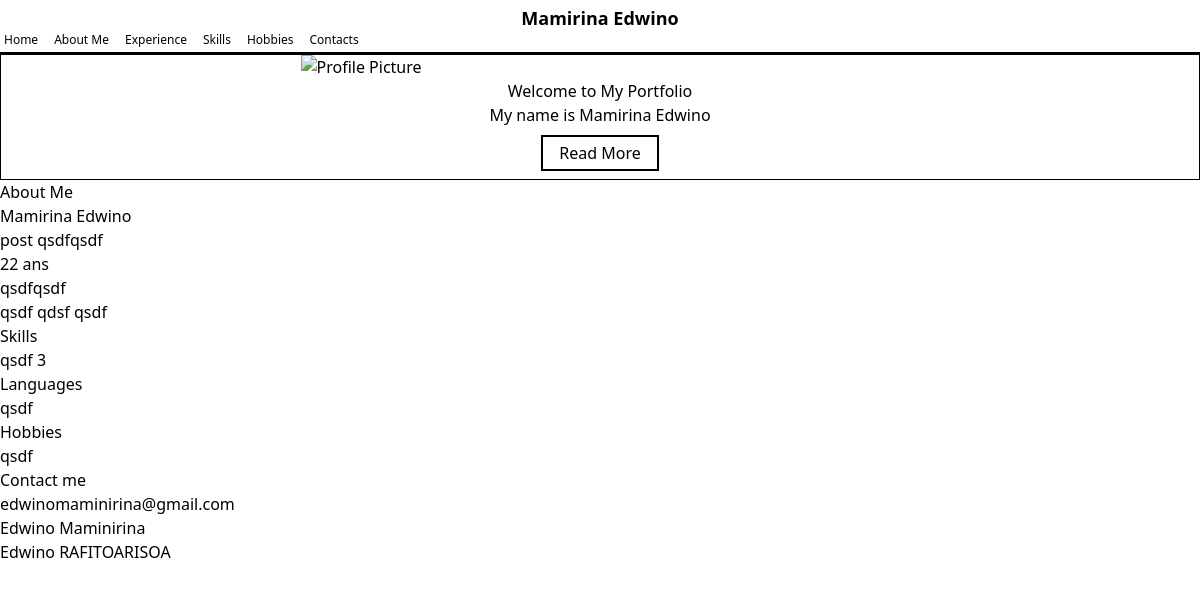
The app's page /port/edwinoqsdfqsdf with its own data.
### user.py (models this page shows)
class UserDB(Base):
    __tablename__ = "users"
    id = Column(Integer, primary_key=True, index=True)
    username = Column(String, unique=True, index=True)
    email = Column(String, unique=True, index=True)
    last_name = Column(String)
    first_name = Column(String)
    adress = Column(String)
    phone = Column(String)
    age = Column(Integer)
    role = Column(String, default="user")
    is_active = Column(Boolean, default=True)
    hashed_password = Column(String)
    facebook = Column(String)
    linkedin = Column(String)
    portfolios = relationship("portfolio", back_populates="user")

### portfolio/model.py (models this page shows)
class portfolio(Base):
	__tablename__ = 'portfolio'
	id = Column(Integer, primary_key=True, index=True)
	lien_portfolio= Column(String(255), nullable= False)
	template= Column(Integer, nullable= False)
	titre= Column(String(255), nullable= False)
	photo= Column(String(255), nullable= True, default="default.png")
	lettre_introduction= Column(String(255), nullable= False)
	loisir= Column(JSON, nullable= False)
	domaine= Column(String(255), nullable= False)
	parcours= Column(JSON, nullable= False)
	experience_professionnelle= Column(JSON, nullable= False)
	nombre_visite= Column(Integer, nullable= False)
	skills= Column(JSON, nullable= False)
	langue= Column(JSON, nullable= False)
	id_user= Column(Integer, ForeignKey("users.id"), nullable=False)
	user = relationship("UserDB", back_populates="portfolios")

### main.py (the view)
@app.get("/port/{lien_portfolio}")
async def get_portfolio_by_lien_portfolio(lien_portfolio: str, request: Request,db: Session = Depends(get_db) ):
	db_portfolio = db.query(portfolio).join(UserDB).filter(portfolio.lien_portfolio == lien_portfolio).first()
	if not db_portfolio:
		raise HTTPException(status_code=404, detail="portfolio not found")
	return templates.TemplateResponse(template_list[db_portfolio.template], {"request": request, "portfolio": db_portfolio})

### template/template1.html (shortened to what this page needs)
<!DOCTYPE html>
<html lang="en">
<head>
    <link rel="stylesheet" href="{{ url_for('static', path='/css/app.css') }}">
    <link rel="stylesheet" href="../static/css/app.css">
</head>
<body>
    <header class="w-full border-b-2 border-black flex flex-wrap items-center p-1 text-xs sticky top-0 bg-white ">
        <span class="font-bold w-full text-center text-lg">{{ portfolio.user.first_name }} {{ portfolio.user.last_name
            }}</span>
        <nav class="flex gap-4 justify-between">
            <a class="hover:font-bold hover:underline" href="#home">Home</a>
            <a class="hover:font-bold hover:underline" href="#about">About Me</a>
            <a class="hover:font-bold hover:underline" href="#xp">Experience</a>
            <a class="hover:font-bold hover:underline" href="#skills">Skills</a>
            <a class="hover:font-bold hover:underline" href="#hobbies">Hobbies</a>
            <a class="hover:font-bold hover:underline" href="#contacts">Contacts</a>
        </nav>
    </header>
    <section id="home" class=" h-[75vh] flex flex-wrap items-center justify-center bg-cover bg-no-repeat bg-center border border-black">
        <div class="w-full h-fit flex justify-center items-center">
            <img src="{{ url_for('get_image', id = portfolio.id) }}" alt="Profile Picture" class="w-[50%]">
        </div>
        <div class=" w-full  flex flex-col  justify-center items-center ">
            <h1>Welcome to My Portfolio</h1>
            <p>My name is {{ portfolio.user.first_name }} {{ portfolio.user.last_name }}</p>
            <a href="#about" class="m-2 px-4 py-1 border-2 border-black hover:bg-black hover:text-white">Read More</a>
        </div>
    </section>
    <section id="about">
        <h1>About Me</h1>
        <p>{{ portfolio.user.first_name }} {{ portfolio.user.last_name }}</p>
        <p>post {{ portfolio.domaine }}</p>
        <p>{{ portfolio.user.age }} ans</p>
        <p>{{ portfolio.lettre_introduction }}</p>
    </section>
    <section id="xp">
        {% for xp in portfolio.experience_professionnelle %}
        <div>{{ xp.titre }} {{ xp.annee }} {{ xp.entreprise }}</div>
        {% endfor %}
    </section>
    <section id="skills">
        <h1>Skills</h1>
        {% for skill in portfolio.skills %}
        <div>{{ skill.titre }} {{ skill.niveau }}</div>
        {% endfor %}
        <h1>Languages</h1>
        {% for skill in portfolio.langue %}
        <div>{{ skill.titre }}</div>
        {% endfor %}
    </section>
    <section id="hobbies">
        <h1>Hobbies</h1>
        {% for hobby in portfolio.loisir %}
        <div>{{ hobby }}</div>
        {% endfor %}
    </section>
    <section id="contacts">
        <h1>Contact me</h1>
        <p>{{ portfolio.user.email }}</p>
        <p>{{ portfolio.user.linkedin }}</p>
        <p>{{ portfolio.user.facebook }}</p>
    </section>
</body>
</html>

### records on screen
UserDB: user.first_name "Mamirina", user.last_name "Edwino", user.age "22", user.email "edwinomaminirina@gmail.com", user.linkedin "Edwino Maminirina", user.facebook "Edwino RAFITOARISOA"
portfolio: domaine "qsdfqsdf", lettre_introduction "qsdfqsdf"

### other values on screen
{{ xp.titre }} "qsdf"
{{ xp.annee }} "qdsf"
{{ xp.entreprise }} "qsdf"
{{ skill.titre }} "qsdf"
{{ skill.niveau }} "3"
{{ hobby }} "qsdf"
